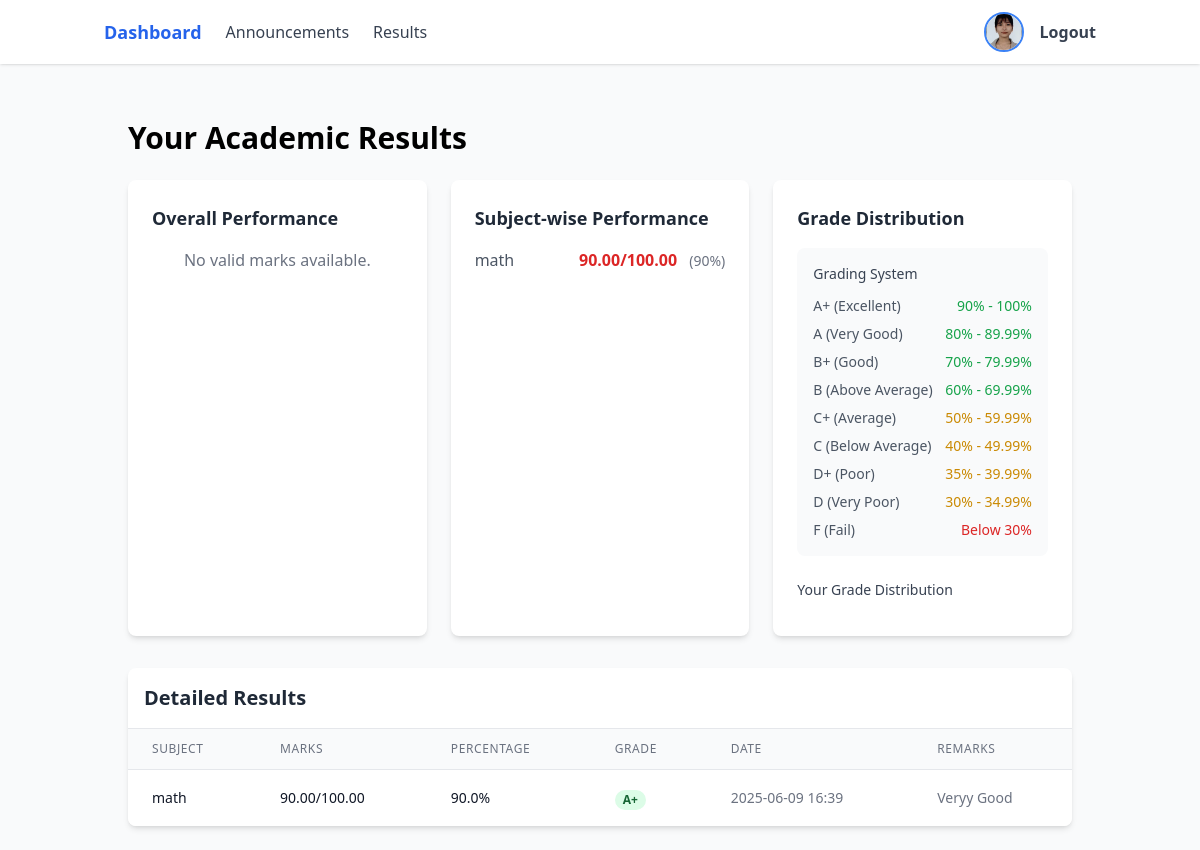
Before: /student/results/ (signed in) with the older database file.
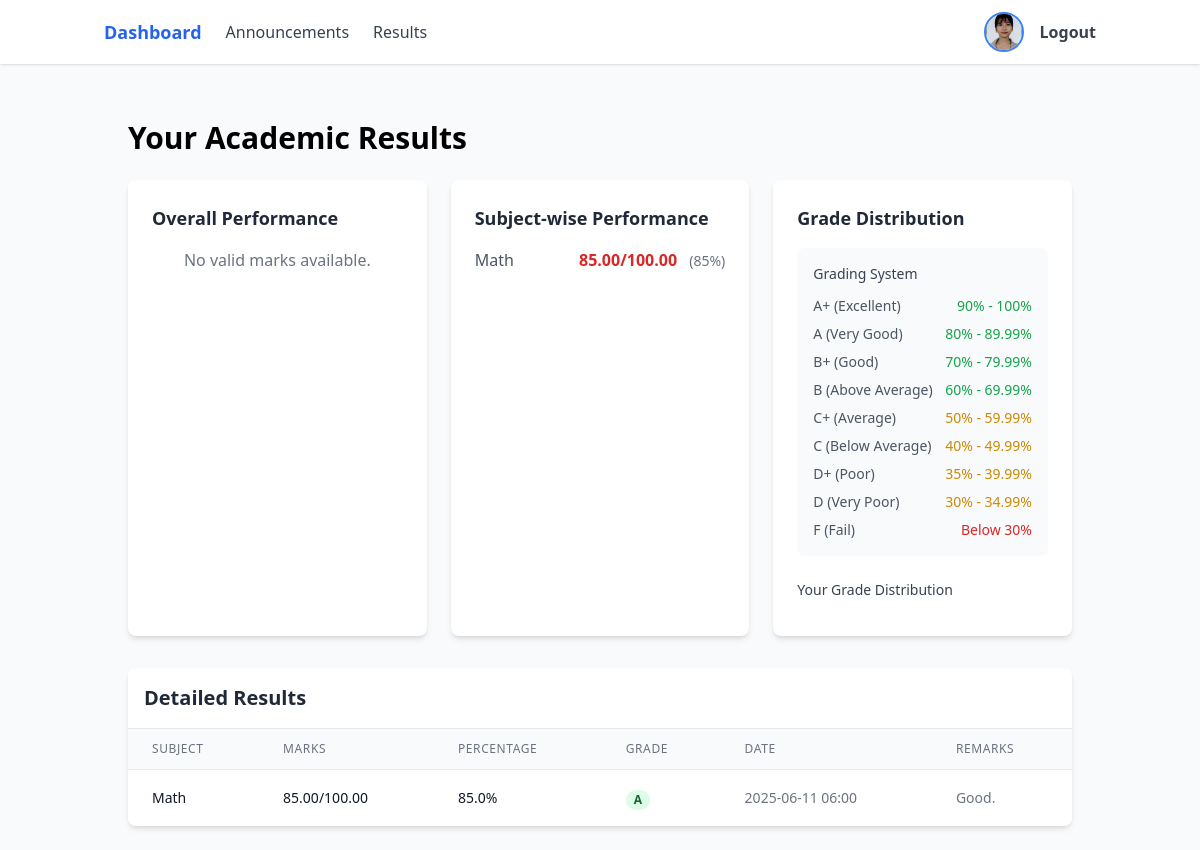
After: the same page with the newer database file.
### users/models.py (models this page shows, shortened)
class Result(models.Model):
    GRADE_CHOICES = [
        ('A+', 'A+'),
        ('A', 'A'),
        ('B+', 'B+'),
        ('B', 'B'),
        ('C+', 'C+'),
        ('C', 'C'),
        ('D+', 'D+'),
        ('D', 'D'),
        ('F', 'F'),
    ]
    GRADE_RANGES = {
        'A+': (90, 100),
        'A': (80, 89.99),
        'B+': (70, 79.99),
        'B': (60, 69.99),
        'C+': (50, 59.99),
        'C': (40, 49.99),
        'D+': (35, 39.99),
        'D': (30, 34.99),
        'F': (0, 29.99),
    }
    PERFORMANCE_CHOICES = [
        ('excellent', 'Excellent'),
        ('very_good', 'Very Good'),
        ('good', 'Good'),
        ('satisfactory', 'Satisfactory'),
        ('needs_improvement', 'Needs Improvement'),
        ('poor', 'Poor'),
    ]
    student = models.ForeignKey(User, on_delete=models.CASCADE, related_name='results')
    subject = models.CharField(max_length=100)
    marks_obtained = models.DecimalField(max_digits=5, decimal_places=2)
    total_marks = models.DecimalField(max_digits=5, decimal_places=2, default=100)
    grade = models.CharField(max_length=2, choices=GRADE_CHOICES)
    remarks = models.TextField(blank=True, null=True)
    overall_performance = models.CharField(max_length=20, choices=PERFORMANCE_CHOICES, blank=True, null=True)
    created_by = models.ForeignKey(User, on_delete=models.CASCADE, related_name='results_created')
    created_at = models.DateTimeField(default=timezone.now)
    updated_at = models.DateTimeField(auto_now=True)
    class Meta:
        ordering = ['-created_at']
        unique_together = ['student', 'subject']
    def percentage(self):
        if self.total_marks == 0:
            return 0
        return (self.marks_obtained / self.total_marks) * 100

### users/views.py (the view)
# urls.py: path('student/results/', views.student_results, name='student_results'),
@login_required
def student_results(request):
    if not request.user.is_student:
        return redirect('login')
    results = Result.objects.filter(student=request.user)
    context = {
        'results': results,
        'grade_ranges': Result.GRADE_RANGES
    }
    return render(request, 'users/results.html', context)

### users/models.py (called while the page is built)
    @property
    def is_teacher(self):
        return self.role == 'teacher'

    @property
    def is_student(self):
        return self.role == 'student'

### users/templates/users/results.html (shortened to what the changed rows need)
{% extends 'users/base.html' %}
{% block content %}
<div class="container mx-auto p-6">
    <h2 class="text-3xl font-bold mb-6">Your Academic Results</h2>
    <div class="grid grid-cols-1 md:grid-cols-2 lg:grid-cols-3 gap-6 mb-8">
        <div class="bg-white rounded-lg shadow-md p-6">
            {% if results %}
                <div class="space-y-3">
                    {% for result in results %}
                        {% if result.total_marks > 0 %}
                            {% widthratio result.marks_obtained result.total_marks 100 as percentage %}
                            <div class="flex justify-between items-center">
                                <span class="text-gray-600">{{ result.subject }}</span>
                                <div class="text-right">
                                    <span class="font-semibold {% if percentage >= 80 %}text-green-600{% elif percentage >= 60 %}text-yellow-600{% else %}text-red-600{% endif %}">
                                        {{ result.marks_obtained }}/{{ result.total_marks }}
                                    </span>
                                    <span class="text-sm text-gray-500 ml-2">
                                        ({{ percentage }}%)
                                    </span>
                                </div>
                            </div>
                        {% endif %}
                    {% endfor %}
                </div>
            {% else %}
                <p class="text-gray-500 text-center">No grades available yet.</p>
            {% endif %}
        </div>
    </div>
    <div class="bg-white rounded-lg shadow-md overflow-hidden">
        <div class="overflow-x-auto">
            <table class="min-w-full divide-y divide-gray-200">
                <thead class="bg-gray-50">
                    <tr>
                        <th class="px-6 py-3 text-left text-xs font-medium text-gray-500 uppercase tracking-wider">Subject</th>
                        <th class="px-6 py-3 text-left text-xs font-medium text-gray-500 uppercase tracking-wider">Marks</th>
                        <th class="px-6 py-3 text-left text-xs font-medium text-gray-500 uppercase tracking-wider">Percentage</th>
                        <th class="px-6 py-3 text-left text-xs font-medium text-gray-500 uppercase tracking-wider">Grade</th>
                        <th class="px-6 py-3 text-left text-xs font-medium text-gray-500 uppercase tracking-wider">Date</th>
                        <th class="px-6 py-3 text-left text-xs font-medium text-gray-500 uppercase tracking-wider">Remarks</th>
                    </tr>
                </thead>
                <tbody class="bg-white divide-y divide-gray-200">
                    {% for result in results %}
                    {% if result.total_marks > 0 %}
                    {% with percentage=result.percentage %}
                    <tr>
                        <td class="px-6 py-4 whitespace-nowrap text-sm font-medium text-gray-900">{{ result.subject }}</td>
                        <td class="px-6 py-4 whitespace-nowrap text-sm text-gray-900">{{ result.marks_obtained }}/{{ result.total_marks }}</td>
                        <td class="px-6 py-4 whitespace-nowrap text-sm text-gray-900">{{ percentage|floatformat:1 }}%</td>
                        <td class="px-6 py-4 whitespace-nowrap">
                            <span class="px-2 inline-flex text-xs leading-5 font-semibold rounded-full
                                {% if percentage >= 80 %}bg-green-100 text-green-800
                                {% elif percentage >= 60 %}bg-green-100 text-green-800
                                {% elif percentage >= 50 %}bg-yellow-100 text-yellow-800
                                {% elif percentage >= 40 %}bg-yellow-100 text-yellow-800
                                {% else %}bg-red-100 text-red-800{% endif %}">
                                {{ result.grade }}
                            </span>
                        </td>
                        <td class="px-6 py-4 whitespace-nowrap text-sm text-gray-500">{{ result.created_at|date:"Y-m-d H:i" }}</td>
                        <td class="px-6 py-4 text-sm text-gray-500">{{ result.remarks|default:"No remarks" }}</td>
                    </tr>
                    {% endwith %}
                    {% endif %}
                    {% empty %}
                    <tr>
                        <td colspan="6" class="px-6 py-4 text-center text-gray-500">No results available yet.</td>
                    </tr>
                    {% endfor %}
                </tbody>
            </table>
        </div>
    </div>
</div>
{% endblock %}

Changed rows visible on the page:
removed Result: subject "math", marks_obtained "90.00", total_marks "100.00", marks_obtained "90", percentage "90.0", grade "A+", created_at "2025-06-09 16:39", remarks "Veryy Good"
added Result: subject "Math", marks_obtained "85.00", total_marks "100.00", marks_obtained "85", percentage "85.0", grade "A", created_at "2025-06-11 06:00", remarks "Good."
